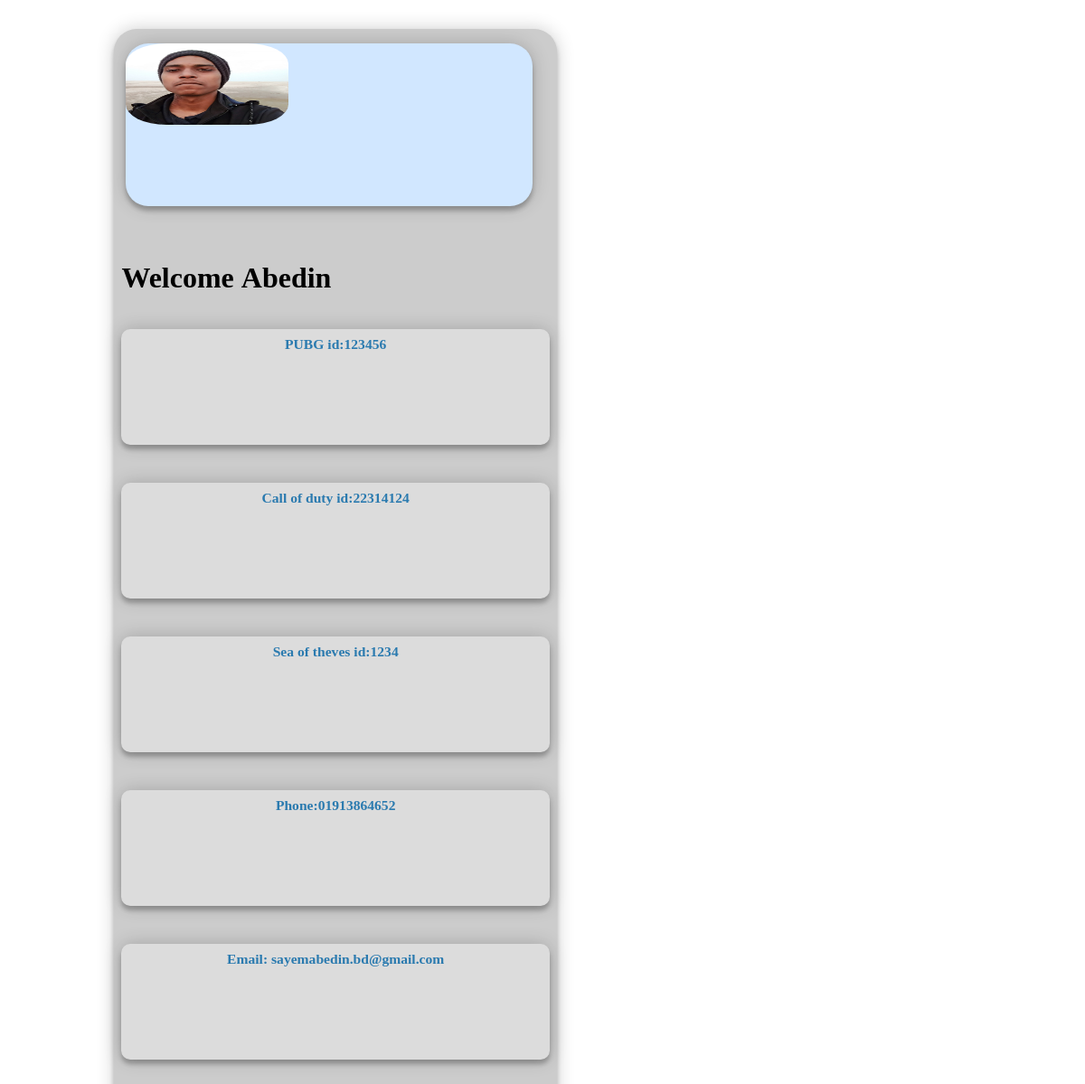
Screenshot of /profile/home/account (signed in) with the database file from the repository.
### login_site/models.py (models this page shows, shortened)
class UserModel(models.Model):
    your_name = models.CharField(max_length=100)
    email = models.EmailField(unique=True)
    password = models.CharField(max_length=10)
    user_image = models.ImageField(upload_to='image')
    pubgID = models.CharField(max_length=20, blank=True)
    Sea_of_theves_id = models.CharField(max_length=20, blank=True)
    Call_of_duty_id = models.CharField(max_length=20, blank=True)
    phone = models.CharField(max_length=11, blank=True)

### profile_site/views.py (the view, shortened to what this page needs)
# urls.py: path('home/account', UpdateAccountView.as_view(), name='my-account')
class UpdateAccountView(View):
    def get(self, request):
        id = request.session['user_id']
        return render(request, 'profile_site/my_account.html', {
            'user': UserModel.objects.get(id=id)
        })

### profile_site/templates/profile_site/my_account.html (shortened to what this page needs)
{% load static %}
<!doctype html>
<html lang="en">
<head>
    <link rel="stylesheet" href="{% static 'profile_site/my_account.css' %}">
</head>
<body>
    <div id="profile-container">
        <div id="div-1">
            <h5 id="user-name"><img src="{{ user.user_image.url }}" id="user-image"><h1>Welcome&nbsp;{{ user.your_name.split.pop }}</h1></h5>
            <h5 id="user-email">PUBG id:{{ user.pubgID }}</h5>
            <h5 id="user-email">Call of duty id:{{ user.Call_of_duty_id }}</h5>
            <h5 id="user-email">Sea of theves id:{{ user.Sea_of_theves_id}}</h5>
            <h5 id="user-email">Phone:{{ user.phone }}</h5>
            <h5 id="user-email">Email:&nbsp;{{ user.email }}</h5>
        </div>
    </div>
</body>
</html>

### profile_site/static/profile_site/my_account.css (style rules this page uses)
#profile-container { display: flex; flex-direction: row; flex-wrap: wrap; }
#div-1 { display: flex; flex-direction: column; background-color: #cccccc; width: 40%; height: 1200px; margin-top: 2%; margin-left: 10%; overflow: fragments; box-shadow: 0 0 20px 0 rgba(0, 0, 0, 0.2), 0 5px 5px 0 rgba(0, 0, 0, 0.24); padding: .5rem; border-radius: 25px; }
#user-name { display: flex; flex-direction: row; flex-wrap: wrap; text-align: center; background-color: #d1e7ff; width: 95%; height: 15%; margin-left: .3rem; margin-top: .5rem; margin-right: .2rem; font-size: 2vw; font-weight: bold; color: black; box-shadow: 0 0 20px 0 rgba(0, 0, 0, 0.2), 0 5px 5px 0 rgba(0, 0, 0, 0.24); border-radius: 25px; }
#user-email { background-color: gainsboro; color: #2a7aaf; font-size: 1.3vw; margin-top: 1rem; height: 10%; padding-top: .5rem; box-shadow: 0 0 20px 0 rgba(0, 0, 0, 0.2), 0 5px 5px 0 rgba(0, 0, 0, 0.24); text-align: center; border-radius: 10px; }
#user-image { border-radius: 25%; width: 40%; height: 50%; }

### rows the page displays
UserModel: user_image (picture), your_name.split.pop "Abedin", pubgID "123456", Call_of_duty_id "22314124", Sea_of_theves_id "1234", phone "01913864652", email "sayemabedin.bd@gmail.com"
